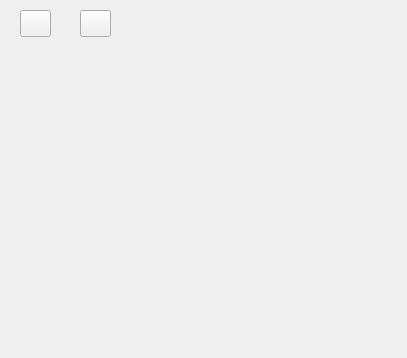
<?xml version="1.0" encoding="UTF-8"?>
<ui version="4.0">
 <class>button</class>
 <widget class="QWidget" name="button">
  <property name="geometry">
   <rect>
    <x>0</x>
    <y>0</y>
    <width>407</width>
    <height>358</height>
   </rect>
  </property>
  <property name="windowTitle">
   <string>Form</string>
  </property>
  <widget class="QPushButton" name="pushButton_preview">
   <property name="geometry">
    <rect>
     <x>20</x>
     <y>10</y>
     <width>31</width>
     <height>27</height>
    </rect>
   </property>
   <property name="styleSheet">
    <string notr="true"/>
   </property>
   <property name="text">
    <string/>
   </property>
  </widget>
  <widget class="QPushButton" name="pushButton_print">
   <property name="geometry">
    <rect>
     <x>80</x>
     <y>10</y>
     <width>31</width>
     <height>27</height>
    </rect>
   </property>
   <property name="styleSheet">
    <string notr="true">
</string>
   </property>
   <property name="text">
    <string/>
   </property>
  </widget>
 </widget>
 <resources/>
 <connections/>
</ui>
